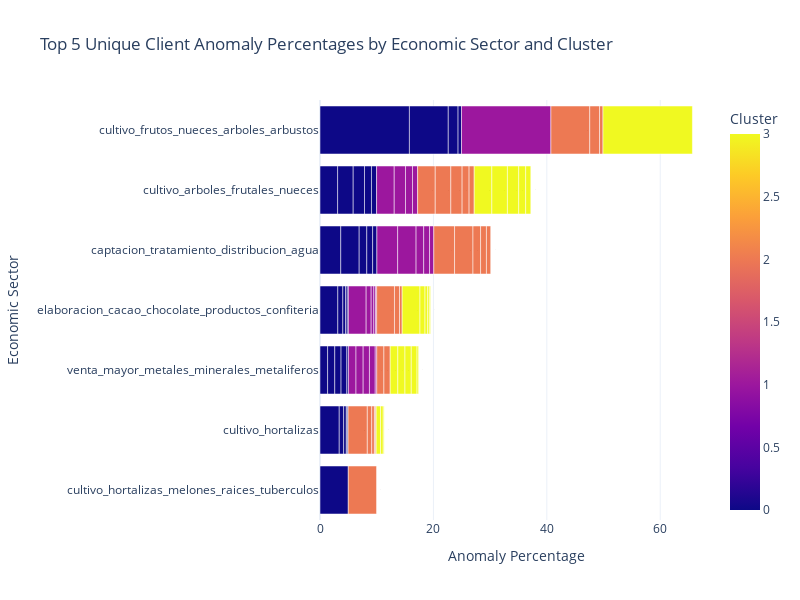

The notebook cell this image was saved under:
### Code cell
import pandas as pd
import plotly.express as px


anomaly_percentage = pd.read_csv('../data/output/porcentaje_anomalias_consolidado.csv')

# Sort the DataFrame first by 'Cluster', 'Sector_Economico', and then by 'Porc_sospechosos_sector' in descending order
sorted_df = anomaly_percentage.sort_values(by=['Cluster', 'Sector_Economico', 'Porc_sospechosos_sector'], ascending=[True, True, False])


unique_clients = sorted_df.drop_duplicates(subset=['Cluster', 'Sector_Economico', 'ClienteId'])
top_unique_clients = unique_clients.groupby(['Cluster', 'Sector_Economico']).head(5)


fig = px.bar(top_unique_clients, x='Porc_sospechosos_sector', y='Sector_Economico', orientation='h',
             color='Cluster', text='Porc_sospechosos_sector',
             title='Top 5 Unique Client Anomaly Percentages by Economic Sector and Cluster',
             labels={'Porc_sospechosos_sector': 'Percentage of Anomalies', 'Sector_Economico': 'Economic Sector', 'Cluster': 'Cluster'},
             height=600, width=800, hover_data=['ClienteId'])

fig.update_layout(yaxis={'categoryorder':'total ascending'}, xaxis_title='Anomaly Percentage',
                  yaxis_title='Economic Sector', uniformtext_mode='hide', template='plotly_white')


fig.update_traces(hovertemplate="<b>%{y}</b><br>Cluster: %{marker.color}<br>Percentage: %{x}<br>Client ID: %{customdata[0]}")


fig.show()

### Figure 1 — Plotly figure (JSON) as saved in the notebook; plotly's stock layout.template omitted (floating-point values rounded to 4 significant figures)
{"data": [{"alignmentgroup": "True", "customdata": [[18], [20], [19], [16], [17], [10], [9], [7], [8], [6], [12], [15], [14], [11], [23], [24], [22], [25], [21], [13], [5], [3], [2], [4], [1], [29], [28], [27], [30], [26], [18], [20], [19], [16], [17], [10], [7], [8], [6], [12], [5], [3], [2], [4], [1], [29], [28], [27], [30], [26], [18], [20], [19], [16], [17], [10], [9], [7], [8], [6], [15], [14], [11], [23], [24], [22], [25], [21], [13], [5], [3], [2], [28], [27], [10], [9], [7], [8], [6], [12], [24], [22], [21], [5], [3], [2], [4], [1], [29], [28], [27], [30], [26]], "hovertemplate": "<b>%{y}</b><br>Cluster: %{marker.color}<br>Percentage: %{x}<br>Client ID: %{customdata[0]}", "legendgroup": "", "marker": {"color": [0, 0, 0, 0, 0, 0, 0, 0, 0, 0, 0, 0, 0, 0, 0, 0, 0, 0, 0, 0, 0, 0, 0, 0, 0, 0, 0, 0, 0, 0, 1, 1, 1, 1, 1, 1, 1, 1, 1, 1, 1, 1, 1, 1, 1, 1, 1, 1, 1, 1, 2, 2, 2, 2, 2, 2, 2, 2, 2, 2, 2, 2, 2, 2, 2, 2, 2, 2, 2, 2, 2, 2, 2, 2, 3, 3, 3, 3, 3, 3, 3, 3, 3, 3, 3, 3, 3, 3, 3, 3, 3, 3, 3], "coloraxis": "coloraxis", "pattern": {"shape": ""}}, "name": "", "offsetgroup": "", "orientation": "h", "showlegend": false, "text": [3.661, 3.248, 1.343, 1.031, 0.7518, 3.109, 2.747, 1.992, 1.23, 0.9034, 15.77, 6.852, 1.728, 0.6047, 3.393, 0.7754, 0.4728, 0.1591, 0.1524, 4.986, 3.142, 0.8861, 0.4685, 0.3008, 0.1982, 1.344, 1.263, 1.107, 1.02, 0.2698, 3.661, 3.248, 1.343, 1.031, 0.7518, 3.109, 1.992, 1.23, 0.9034, 15.77, 3.142, 0.8861, 0.4685, 0.3008, 0.1982, 1.344, 1.263, 1.107, 1.02, 0.2698, 3.661, 3.248, 1.343, 1.031, 0.7518, 3.109, 2.747, 1.992, 1.23, 0.9034, 6.852, 1.728, 0.6047, 3.393, 0.7754, 0.4728, 0.1591, 0.1524, 4.986, 3.142, 0.8861, 0.4685, 1.263, 1.107, 3.109, 2.747, 1.992, 1.23, 0.9034, 15.77, 0.7754, 0.4728, 0.1524, 3.142, 0.8861, 0.4685, 0.3008, 0.1982, 1.344, 1.263, 1.107, 1.02, 0.2698], "textposition": "auto", "type": "bar", "x": [3.661, 3.248, 1.343, 1.031, 0.7518, 3.109, 2.747, 1.992, 1.23, 0.9034, 15.77, 6.852, 1.728, 0.6047, 3.393, 0.7754, 0.4728, 0.1591, 0.1524, 4.986, 3.142, 0.8861, 0.4685, 0.3008, 0.1982, 1.344, 1.263, 1.107, 1.02, 0.2698, 3.661, 3.248, 1.343, 1.031, 0.7518, 3.109, 1.992, 1.23, 0.9034, 15.77, 3.142, 0.8861, 0.4685, 0.3008, 0.1982, 1.344, 1.263, 1.107, 1.02, 0.2698, 3.661, 3.248, 1.343, 1.031, 0.7518, 3.109, 2.747, 1.992, 1.23, 0.9034, 6.852, 1.728, 0.6047, 3.393, 0.7754, 0.4728, 0.1591, 0.1524, 4.986, 3.142, 0.8861, 0.4685, 1.263, 1.107, 3.109, 2.747, 1.992, 1.23, 0.9034, 15.77, 0.7754, 0.4728, 0.1524, 3.142, 0.8861, 0.4685, 0.3008, 0.1982, 1.344, 1.263, 1.107, 1.02, 0.2698], "xaxis": "x", "y": ["captacion_tratamiento_distribucion_agua", "captacion_tratamiento_distribucion_agua", "captacion_tratamiento_distribucion_agua", "captacion_tratamiento_distribucion_agua", "captacion_tratamiento_distribucion_agua", "cultivo_arboles_frutales_nueces", "cultivo_arboles_frutales_nueces", "cultivo_arboles_frutales_nueces", "cultivo_arboles_frutales_nueces", "cultivo_arboles_frutales_nueces", "cultivo_frutos_nueces_arboles_arbustos", "cultivo_frutos_nueces_arboles_arbustos", "cultivo_frutos_nueces_arboles_arbustos", "cultivo_frutos_nueces_arboles_arbustos", "cultivo_hortalizas", "cultivo_hortalizas", "cultivo_hortalizas", "cultivo_hortalizas", "cultivo_hortalizas", "cultivo_hortalizas_melones_raices_tuberculos", "elaboracion_cacao_chocolate_productos_confiteria", "elaboracion_cacao_chocolate_productos_confiteria", "elaboracion_cacao_chocolate_productos_confiteria", "elaboracion_cacao_chocolate_productos_confiteria", "elaboracion_cacao_chocolate_productos_confiteria", "venta_mayor_metales_minerales_metaliferos", "venta_mayor_metales_minerales_metaliferos", "venta_mayor_metales_minerales_metaliferos", "venta_mayor_metales_minerales_metaliferos", "venta_mayor_metales_minerales_metaliferos", "captacion_tratamiento_distribucion_agua", "captacion_tratamiento_distribucion_agua", "captacion_tratamiento_distribucion_agua", "captacion_tratamiento_distribucion_agua", "captacion_tratamiento_distribucion_agua", "cultivo_arboles_frutales_nueces", "cultivo_arboles_frutales_nueces", "cultivo_arboles_frutales_nueces", "cultivo_arboles_frutales_nueces", "cultivo_frutos_nueces_arboles_arbustos", "elaboracion_cacao_chocolate_productos_confiteria", "elaboracion_cacao_chocolate_productos_confiteria", "elaboracion_cacao_chocolate_productos_confiteria", "elaboracion_cacao_chocolate_productos_confiteria", "elaboracion_cacao_chocolate_productos_confiteria", "venta_mayor_metales_minerales_metaliferos", "venta_mayor_metales_minerales_metaliferos", "venta_mayor_metales_minerales_metaliferos", "venta_mayor_metales_minerales_metaliferos", "venta_mayor_metales_minerales_metaliferos", "captacion_tratamiento_distribucion_agua", "captacion_tratamiento_distribucion_agua", "captacion_tratamiento_distribucion_agua", "captacion_tratamiento_distribucion_agua", "captacion_tratamiento_distribucion_agua", "cultivo_arboles_frutales_nueces", "cultivo_arboles_frutales_nueces", "cultivo_arboles_frutales_nueces", "cultivo_arboles_frutales_nueces", "cultivo_arboles_frutales_nueces", "cultivo_frutos_nueces_arboles_arbustos", "cultivo_frutos_nueces_arboles_arbustos", "cultivo_frutos_nueces_arboles_arbustos", "cultivo_hortalizas", "cultivo_hortalizas", "cultivo_hortalizas", "cultivo_hortalizas", "cultivo_hortalizas", "cultivo_hortalizas_melones_raices_tuberculos", "elaboracion_cacao_chocolate_productos_confiteria", "elaboracion_cacao_chocolate_productos_confiteria", "elaboracion_cacao_chocolate_productos_confiteria", "venta_mayor_metales_minerales_metaliferos", "venta_mayor_metales_minerales_metaliferos", "cultivo_arboles_frutales_nueces", "cultivo_arboles_frutales_nueces", "cultivo_arboles_frutales_nueces", "cultivo_arboles_frutales_nueces", "cultivo_arboles_frutales_nueces", "cultivo_frutos_nueces_arboles_arbustos", "cultivo_hortalizas", "cultivo_hortalizas", "cultivo_hortalizas", "elaboracion_cacao_chocolate_productos_confiteria", "elaboracion_cacao_chocolate_productos_confiteria", "elaboracion_cacao_chocolate_productos_confiteria", "elaboracion_cacao_chocolate_productos_confiteria", "elaboracion_cacao_chocolate_productos_confiteria", "venta_mayor_metales_minerales_metaliferos", "venta_mayor_metales_minerales_metaliferos", "venta_mayor_metales_minerales_metaliferos", "venta_mayor_metales_minerales_metaliferos", "venta_mayor_metales_minerales_metaliferos"], "yaxis": "y"}], "layout": {"barmode": "relative", "coloraxis": {"colorbar": {"title": {"text": "Cluster"}}, "colorscale": [[0, "#0d0887"], [0.1111, "#46039f"], [0.2222, "#7201a8"], [0.3333, "#9c179e"], [0.4444, "#bd3786"], [0.5556, "#d8576b"], [0.6667, "#ed7953"], [0.7778, "#fb9f3a"], [0.8889, "#fdca26"], [1, "#f0f921"]]}, "height": 600, "legend": {"tracegroupgap": 0}, "title": {"text": "Top 5 Unique Client Anomaly Percentages by Economic Sector and Cluster"}, "uniformtext": {"mode": "hide"}, "width": 800, "xaxis": {"anchor": "y", "domain": [0, 1], "title": {"text": "Anomaly Percentage"}}, "yaxis": {"anchor": "x", "categoryorder": "total ascending", "domain": [0, 1], "title": {"text": "Economic Sector"}}}}
